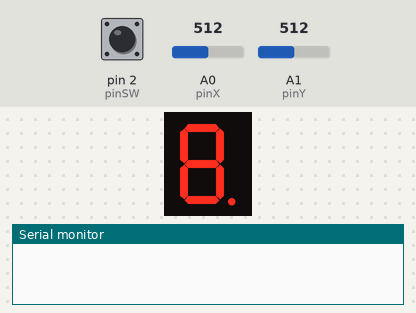
Simulated run of this sketch. Board: Arduino Uno, built with avr-gcc and run on an emulated ATmega328P. Parts: 1-digit seven-segment display, the last lines printed to the serial monitor. Wiring (inferred from the names in the program): 1-digit 7-segment display, segments lit when LOW: segments pin 10, pin 9, pin 8, pin 7, pin 6, pin 5, pin 4, pin 12. Inputs (shaded band) come from the test bench; at power-on: A0 (pinX) = 512, pin 2 (pinSW) HIGH, A1 (pinY) = 512. The segment pins are drawn as the display they are named for.

Above: at 1.2 s.
1.3 s: A0 (pinX) set to 390
At 1.9 s:
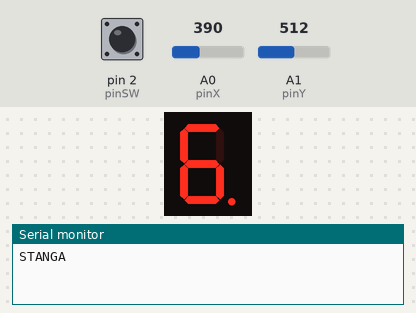
4.6 s: pin 2 (pinSW) pulled LOW for 3.2 s
At 7.4 s:
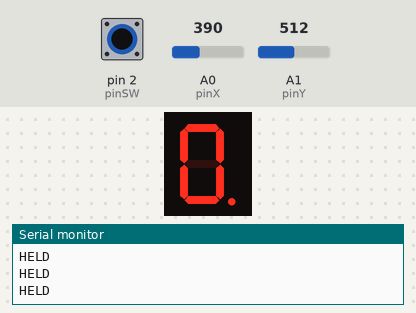
Timing chart, 0 to 8.9 s (numbered marks = the images above; inputs shaded):
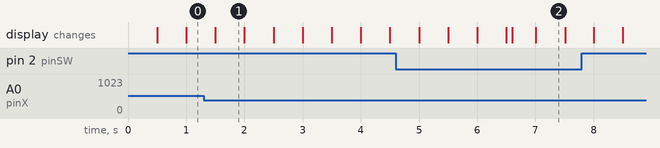

The sketch:

7SegmentsDisplayCode.ino
```cpp
// declare all the joystick pins

const int pinSW = 2;  // digital pin connected to switch output
const int pinX = A0;  // A0 - analog pin connected to X output
const int pinY = A1;  // A1 - analog pin connected to Y output
// declare all the segments pins
const int pinA = 12;
const int pinB = 10;
const int pinC = 9;
const int pinD = 8;
const int pinE = 7;
const int pinF = 6;
const int pinG = 5;
const int pinDP = 4;
const int segSize = 8;
int index = 0;
// modify if you have common anode
bool commonAnode = false;
const int noOfDigits = 10;
byte state = HIGH;
byte dpState = LOW;
byte swState = LOW;
byte lastSwState = LOW;
int xValue = 0;
int yValue = 0;
bool joyMoved = false;
int digit = 0;
int minThreshold = 400;
int maxThreshold = 600;
int currentLed;
bool currentLedState;
int currentLedIndex;
unsigned long swPressedTime;
int swHoldTime = 2000;
bool swHoldState = false;
bool swPressState = false;
unsigned long previousBlinkingTime;
int segments[segSize] = {
  pinA, pinB, pinC, pinD, pinE, pinF, pinG, pinDP
};
int segmentsStates[segSize] = {
  LOW, LOW, LOW, LOW, LOW, LOW, LOW, LOW
};
void setup() {
  Serial.begin(9600);

  // initialize all the pins
  for (int i = 0; i < segSize; i++) {
    pinMode(segments[i], OUTPUT);
  }
  pinMode(pinSW, INPUT_PULLUP);
  if (commonAnode == true) {
    state = !state;
  }
  currentLed = 4;
  currentLedState = LOW;
  previousBlinkingTime = 0;
}
void loop() {

  for (int i = 0; i < segSize; i++) {
    if (segments[i] != currentLed) {
      digitalWrite(segments[i], segmentsStates[i]);
    }
  }
  currentLedIndex = findCurrentLedIndex(currentLed);
  blinkCurrentLed();
  swMoveMent();
  swPress();
}
void swPress(){
  swState = digitalRead(pinSW) ^ state;
  if (swState != lastSwState) {
    lastSwState = swState;
    swPressedTime = millis();
    if (swState == HIGH) {
      swPressState = true;
    }
  }
  swHoldState = false;
  if (swState == HIGH && millis() - swPressedTime >= swHoldTime) {
    swHoldState = true;
    Serial.println("HELD");
  }
  if (swPressState) {
    segmentsStates[currentLedIndex] = !segmentsStates[currentLedIndex];
    Serial.println("Pressed");
    swPressState = false;
  }
  if (swHoldState) {
    resetSegments();
    swHoldState = false;
  }
}
void swMoveMent(){
  xValue = analogRead(pinX);
  yValue = analogRead(pinY);

  if (yValue > maxThreshold && joyMoved == false) {  //JOS
    Serial.println("JOS");
    digitalWrite(currentLed, LOW);
    if (currentLed == pinA) {
      currentLed = pinG;
    }
    if (currentLed == pinB) {
      currentLed = pinG;
    }
    if (currentLed == pinC) {
      currentLed = pinD;
    }
    if (currentLed == pinE) {
      currentLed = pinD;
    }
    if (currentLed == pinF) {
      currentLed = pinG;
    }
    if (currentLed == pinG) {
      currentLed = pinD;
    }
    joyMoved = true;
  }
  if (yValue < minThreshold && joyMoved == false) {  //SUS
    Serial.println("SUS");
    digitalWrite(currentLed, LOW);
    if (currentLed == pinG) {
      currentLed = pinA;
    }
    if (currentLed == pinF) {
      currentLed = pinA;
    }
    if (currentLed == pinE) {
      currentLed = pinG;
    }
    if (currentLed == pinD) {
      currentLed = pinG;
    }
    if (currentLed == pinC) {
      currentLed = pinG;
    }
    if (currentLed == pinB) {
      currentLed = pinA;
    }
    joyMoved = true;
  }
  if (xValue > maxThreshold && joyMoved == false) {  //DREAPTA
    Serial.println("DREAPTA");
    digitalWrite(currentLed, LOW);
    if (currentLed == pinG) {
      currentLed = pinB;
    }
    if (currentLed == pinC) {
      currentLed = pinDP;
    }
    if (currentLed == pinD) {
      currentLed = pinC;
    }
    if (currentLed == pinE) {
      currentLed = pinC;
    }
    if (currentLed == pinF) {
      currentLed = pinG;
    }
    joyMoved = true;
  }
  if (xValue < minThreshold && joyMoved == false) {  //STANGA
    Serial.println("STANGA");
    digitalWrite(currentLed, LOW);

    if (currentLed == pinA) {
      currentLed = pinF;
    }
    if (currentLed == pinB) {
      currentLed = pinF;
    }
    if (currentLed == pinC) {
      currentLed = pinE;
    }
    if (currentLed == pinE) {
      currentLed = pinE;
    }
    if (currentLed == pinDP) {
      currentLed = pinC;
    }
    joyMoved = true;
  }
  if (xValue >= minThreshold && xValue <= maxThreshold && yValue >= minThreshold && yValue <= maxThreshold) {
    joyMoved = false;
  }
}

void blinkCurrentLed() {
  unsigned long currentBlinkingTime = millis();
  if (currentBlinkingTime - previousBlinkingTime >= 500) {
    previousBlinkingTime = currentBlinkingTime;
    currentLedState = digitalRead(currentLed);
    digitalWrite(currentLed, !currentLedState);
  }
}
int findCurrentLedIndex(int currentLed) {
  for (int i = 0; i < segSize; i++) {
    if (segments[i] == currentLed)
      return i;
  }
}
void resetSegments() {
  currentLed = pinDP;
  for (int i = 0; i < segSize; i++) {
    segmentsStates[i] = LOW;
  }
}
```

Measured:
- after the input at 1.3 s, the display: changes after 0.20 s (image 1)
- what the display in image 1 shows lasts 0.5 s, from 1.5 s to 2.0 s
